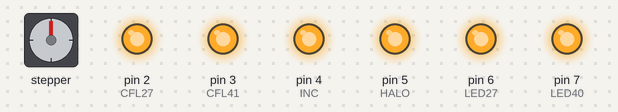
The sketch below on a simulated Arduino Uno, built with avr-gcc and run on an emulated ATmega328P. Shown: stepper motor, output pins drawn as LEDs (lit = HIGH). Wiring (inferred from the names in the program): stepper motor driver (200 steps per turn assumed): step pin 9; direction pin 8. Pins used as bus, display or sensor lines are not drawn; what the sketch prints to the serial monitor is not drawn.

Above: at 0.1 s.
At 59.6 s:
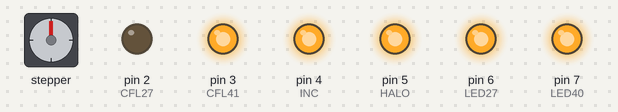
At 78.1 s:
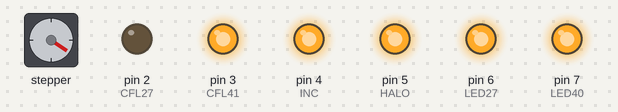
At 96.6 s:
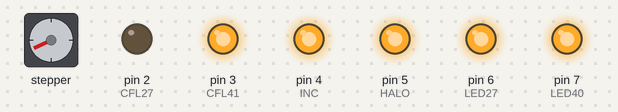
At 117.2 s:
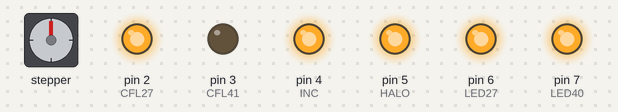
At 126.4 s:
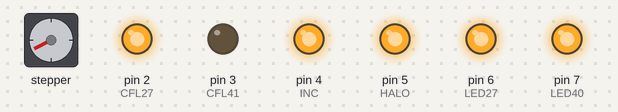
Timing chart, 0 to 127.9 s (numbered marks = the images above):
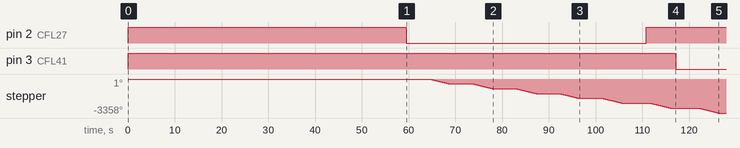

The sketch:

Pixieproj.ino
```cpp
/*This is a program that is designed to carry out an experiment for Pixie Scientific involving 6 or 8
  Pixie Pads to verify their experation date. In the Pixie developer app, this code corresponds to experiment
  type 39.

  The code is written to rotate a plate with pads on it at the following predefined timepoints: 1min,
  15min, 30min, 1hr, 2hr, 3hr, and 4hr. At each timepoint, the plate will rotate 6 times, once for each lighting
  CFL 2700, CFL 4100, INCANDESCENT, HALOGEN, LED 2700, and LED 4000.

  The sequence activates when the RESET button on the Arduino Uno is pressed. Time begins from that point.

  If possible, please unplug the device when not in use. If left to run overnight, please unplug on entry to
  the office. This is to avoid overheating and variable overflow.

  The motor is set up to make 1600 steps per full rotation. For n items, there must be n-1 rotations to avoid scanning
  the first item twice.

  If the experiment requires 6 pads, set the variables:
  SampleSize to 6
  RotationSize to 266
  Setting it this way will produce 5 (SampleSize-1) rotations of 266 steps that amount to 1330 steps. The remaining steps are accounted
  for in the code to return the plate to its original position.

  If the experiment requires 8 pads, set:
  SampleSize to 8
  RotationSize to 200
  This produces 7 (SampleSize-1) rotations totalling 1400 steps to scan all 8 pads. The plate is then returned to original position. */


#define CFL27 2                       //CFL 2700 pin
#define CFL41 3                       //CFL 4100 pin
#define INC 4                         //Incandescent pin
#define HALO 5                        //Halogen pin
#define LED27 6                       //LED 2700 pin
#define LED40 7                       //LED 4000 pin
#define DIRpin 8                      //controls direction of rotation
#define STEPpin 9                     //controls stepping
#define SLP 10                        //sleep pin
#define ScanWaitTime 5000             //how long the diaper will stay still for scanning in milliseconds
#define SampleSize 6                  //how many samples used in experiment
#define RotationSize 266              //stepper motor has 1600 steps. RotationSize decides how many steps the motor will turn to scan each diaper.
                                      //if 6, 1600/6=266 remainder 4
                                      //if 8, 1600/8=200
#define MotorSpeed 16000              //speed of motor in terms microseconds of delay between small steps. the lower this number, the greater the speed. optimally 8000-16000


void setup()
{
Serial.begin(9600);                           //open serial monitor, useful for debugging
digitalWrite(DIRpin, LOW);                    //set direction counter clockwise (arbitrary)
pinMode(STEPpin, OUTPUT);
pinMode(DIRpin, OUTPUT);                      //declare both pins activating motor as OUTPUTs
pinMode(CFL27, OUTPUT);
pinMode(CFL41, OUTPUT);
pinMode(INC, OUTPUT);
pinMode(HALO, OUTPUT);
pinMode(LED27, OUTPUT);
pinMode(LED40, OUTPUT);                       //declare all 6 pins activating lightbulbs as OUTPUTS, allowing Arduino to send signal out to turn them on


digitalWrite(CFL27, HIGH);
digitalWrite(CFL41, HIGH);
digitalWrite(INC, HIGH);
digitalWrite(HALO, HIGH);
digitalWrite(LED27, HIGH);
digitalWrite(LED40, HIGH);                   //make sure everything is off initially. HIGH sends 5V to pin which keeps the relay controlling the power plug OFF. Relay activates on LOW.
}


void loop() {
  unsigned long timeNow=millis();                              //define a variable equal to the time since program began running in milliseconds
  Serial.println(timeNow);                                     //print time since program began to Serial Monitor. useful for debugging.

/*All time intervals in the void loop if statements are expressed as small intervals because the arduino reads
  through void loop very fast and we want to make sure it catches the desired time within
  half a second of error at most.*/


if(59500<timeNow && timeNow<60500)                             //after 1 minute. 1000ms*60s = 60,000ms +/- half a second
  {
  RotationLightSequence();                                     //rotates 6 times under different lighting conditions. Function is defined below.
  }

else if(timeNow>890500 && timeNow<900500)                      //after 15 minutes. 1000ms*60s*15min = 900,000ms +/- half a second
  {
  RotationLightSequence();
  }

else if(timeNow>1790500 && timeNow<1800500)                    //after 30 minutes. 1000ms*60s*30min = 1,800,000ms +/- half a second
  {
  RotationLightSequence();
  }

else if(timeNow>3590500 && timeNow<3600500)                    //after 1 hour. 1000ms*60s*60min = 3,600,000ms +/- half a second
  {
  RotationLightSequence();
  }

else if(timeNow>7190500 && timeNow<7200500)                    //after 2 hours. 1000ms*60s*60min*2hr = 7,200,000ms +/- half a second
  {
  RotationLightSequence();
  }

else if(timeNow>10790500 && timeNow<10800500)                  //after 3 hours. 1000ms*60s*60min*3hr = 10,800,000ms +/- half a second
  {
  RotationLightSequence();
  }

else if(timeNow>14390500 && timeNow<14400500)                  //after 4 hours. 1000ms*60s*60min*4hr = 14,400,000ms +/- half a second
  {
  RotationLightSequence();
  }

}


/*--------------------------FUNCTION DEFINITIONS-----------------------*/

/*--------------------------ROTATE FUNCTION-----------------------*/

/*Rotate function rotates the shaft of the motor SampleSize times
  with RotationSize steps per rotation and then makes sure the shaft
  returns to original starting position by checking if it has made
  all 1600 steps necessary for a full turn. This makes sure the pads
  stay oriented correctly with respect to the phone camera and prevents
  cascading error over several rotations. Note that at this point, a certain
  light is on, depending on where you are in the RotationLightSequence,
  defined below.*/

void Rotate()
{
int RotaryCounter=0;                               //initialize local counter that monitors progression of rotation
  while(RotaryCounter<1329)                        //runs while RotaryCounter is less than 266*5=1330 or 200*7=1400. 1400 works since the 6th rotation registers as 1200 steps, and will run the 7th rotation
  {
    for(int j=1; j<=SampleSize-1; j++)             //rotate 6-1=5 or 8-1=7 times, depending on how SampleSize variable is defined. n-1 rotations because n items make n-1 intervals.
    {
      for(int i=1; i<=RotationSize; i++)           //depending on def of RotationSize variable: rotate almost 1/6 of a full rotation since 1600/6=266 remainder 4 OR rotate 1/8 of a full rotation
      {
        digitalWrite(STEPpin, LOW);
        digitalWrite(STEPpin, HIGH);               //changing this pin LOW to HIGH is what causes a step to occur
        delayMicroseconds(MotorSpeed);             //this MICROsecond delay is the time between individual 1/1600th steps. This is effectively the motor speed. This number must be kept relatively...
      }                                            //...(from previous line) high in order to make sure the motor produces enough power to rotate the plate+pads.

    delay(ScanWaitTime);                           //wait this long in milliseconds so iPhone can scan the pad before repeating the loop
    RotaryCounter=RotaryCounter+RotationSize;      //increment RotaryCounter for counting rotation progression for While loop
    }

digitalWrite(CFL27, HIGH);
digitalWrite(CFL41, HIGH);
digitalWrite(INC, HIGH);
digitalWrite(HALO, HIGH);
digitalWrite(LED27, HIGH);
digitalWrite(LED40, HIGH);                         //make sure  all lights are off after rotation is done.
Serial.println("Lights off");
delay(1000);
 }

  if(RotaryCounter<1600)                           //makes sure one rotation has not occured yet
  {
    int difference=1600-RotaryCounter;             //introduce remainder until 1 rotation complete
      for(int i=1; i<=difference; i++)             //step the remaining steps to return to original orientation. Since lights are off at this point, returning to the first pad that was scanned...
      {                                            //...(from prev line) will not scan the pad a second time, until the next lighting condition is turned on.
        digitalWrite(STEPpin, LOW);
        digitalWrite(STEPpin, HIGH);
        delayMicroseconds(MotorSpeed);
      }
  }
  Serial.println("rotation");                      //report that a full rotation has been made to the Serial Monitor. For debugging.
}

/*--------------------------ROTATION LIGHT SEQUENCE-----------------------*/

/*This function uses the Rotate() function (defined above) and implements
 the entire data collection process for a single timepoint. It changes the
 lighting conditions in sequence and rotates the plate according to Rotate()
 so that the phone can collect data at each different lighting condition.
 Note that turning on a light allows the phone, which is always on, to actually
 collect data via camera. When lights are off, it is obviously too dark to record
 data. Thus light control is a method of controlling when the phone collects data.
 Though lights are turned on within this function, they are turned off within the
 Rotate() function. The program also makes sure all of the lights are off at the end of the last
 lighting condition.*/

void RotationLightSequence()
{
  digitalWrite(CFL27, LOW);                 //turn on CFL 2700
  Serial.println("CFL 2700 on");            //print which light is on to Serial Monitor. Useful for debugging.
  delay(ScanWaitTime);                      //wait for the 1st scan to occur
    Rotate();                               //rotate and collect data. This function is defined above. After this fcn is executed, all lights are off.


delay(1000);                                //pause for effect

  digitalWrite(CFL41, LOW);                 //switch CFL 4100 on for 2nd lighting condition
  Serial.println("CFL 4100 on");
  delay(ScanWaitTime);
    Rotate();


delay(1000);

  digitalWrite(INC, LOW);                   //switch INCANDESCENT on for 3rd lighting condition
  Serial.println("INCANDESCENT on");
  delay(ScanWaitTime);
    Rotate();


delay(1000);

  digitalWrite(HALO, LOW);                  //switch HALOGEN on for 4th lighting condition
  Serial.println("HALOGEN on");
  delay(ScanWaitTime);
    Rotate();


delay(1000);

  digitalWrite(LED27, LOW);                 //switch LED 2700 on for 5th lighting condition
  Serial.println("LED 2700 on");
  delay(ScanWaitTime);
    Rotate();


delay(1000);

  digitalWrite(LED40, LOW);                 //switch LED 4000 on for 6th lighting condition
  Serial.println("LED 4000 on");
  delay(ScanWaitTime);
    Rotate();


delay(1000);

digitalWrite(CFL27, HIGH);
digitalWrite(CFL41, HIGH);
digitalWrite(INC, HIGH);
digitalWrite(HALO, HIGH);
digitalWrite(LED27, HIGH);
digitalWrite(LED40, HIGH);                   //make sure everything is off
}

/*-------------------------------------------------------------------*/
```

Measured:
- by itself, pin 2 (CFL27): HIGH → LOW at 59.5 s, → HIGH 51.3 s later
- by itself, pin 3 (CFL41): HIGH → LOW at 117 s
